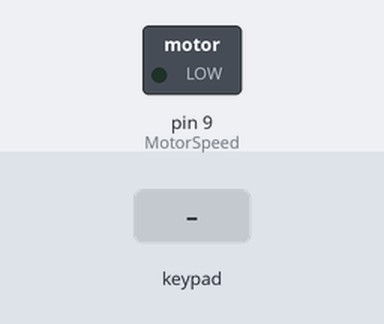
The sketch below on a simulated Arduino Uno, built with avr-gcc and run on an emulated ATmega328P. Shown: switched loads named in the sketch (green lamp = pin HIGH). Inputs (shaded band) come from the test bench.

Above: at 1.5 s.
1.6 s: key 'U' pressed
At 1.81 s:
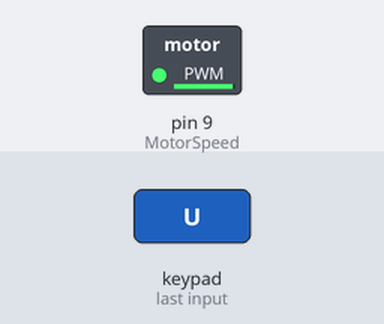
3.5 s: key 'D' pressed
At 5.1 s:
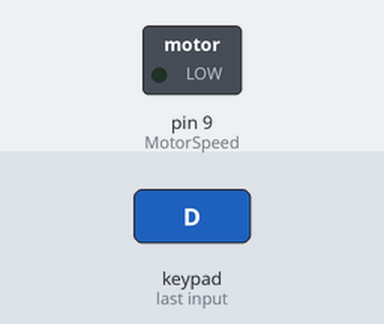
Timing chart, 0 to 6.6 s (numbered marks = the images above; inputs shaded):
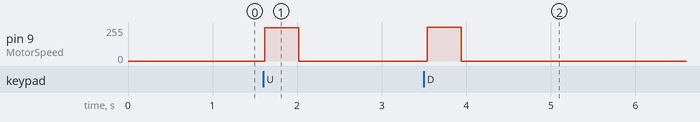

The sketch:

Mobile_Robot_PS_2_V2.ino
```cpp
  #include <PS2X_lib.h>

  PS2X ps2x; // create PS2 Controller Class

  int error = 0;
  byte type = 0;
  byte vibrate = 0;


//=== Defines Pins Numbers ====
                //Driver Motor 1 1
                #define IN1_D1 A4
                #define IN2_D1 A5
                #define IN3_D1 A2
                #define IN4_D1 A3

                //Driver Motor 2 2
                #define IN1_D2 5//5
                #define IN2_D2 6
                #define IN3_D2 7
                #define IN4_D2 8
//======= Control speed =======
                #define MotorSpeed 9
                int motorSpeed=255;

//========= Void Setup ========
  void setup(){
   Serial.begin(57600);
   //error = ps2x.config_gamepad(22,23,24,25, true, true);
   error = ps2x.config_gamepad(13,11,10,12, false, false); //(13clock, 11command, 10attention, 12data, Pressures?, Rumble?)
   delay (300);

            pinMode(IN1_D1,OUTPUT);
            pinMode(IN2_D1,OUTPUT);
            pinMode(IN3_D1,OUTPUT);
            pinMode(IN4_D1,OUTPUT);

            pinMode(IN1_D2,OUTPUT);
            pinMode(IN2_D2,OUTPUT);
            pinMode(IN3_D2,OUTPUT);
            pinMode(IN4_D2,OUTPUT);

            pinMode(MotorSpeed,OUTPUT);

            pinMode(IN1_D1,LOW);
            pinMode(IN2_D1,LOW);
            pinMode(IN3_D1,LOW);
            pinMode(IN4_D1,LOW);

            pinMode(IN1_D2,LOW);
            pinMode(IN2_D2,LOW);
            pinMode(IN3_D2,LOW);
            pinMode(IN4_D2,LOW);
            pinMode(MotorSpeed,0);
   }

//======================================================================================
// ====================================Main loop =======================================
  void loop(){

   if(error == 1)                           //skip loop if no controller found
    return;

   else { //DualShock Controller

       ps2x.read_gamepad(false, vibrate);   // disable vibration of the controller

//============================= Left JoyStick ==============================

      int nJoyL = ps2x.Analog(PSS_LX); // read left stick
      int NJoyL = ps2x.Analog(PSS_LY); // read  left stick
      NJoyL = map(NJoyL, 128, 0, 0, 1023);
      nJoyL = map(nJoyL, 128, 0, 0, 1023);
      int nJoyR = ps2x.Analog(PSS_RX); // read left stick
      int NJoyR = ps2x.Analog(PSS_RY); // read  left stick
      NJoyR = map(NJoyR, 128, 0, 0, 1023);
      nJoyR = map(nJoyR, 128, 0, 0, 1023);
              if(ps2x.Button(PSB_L3))  {stop_backward();}
              else if(NJoyL>0){forward();Serial.println(NJoyL);}
              else if(NJoyL<0){backward();}
              else if(nJoyL<0){right();}
              else if(nJoyL>0){left();}
//============================ Right JoyStick ==============================
              else if(NJoyR>0){motorSpeed = 120;forward();}
              else if(NJoyR<0){motorSpeed = 120;backward();}
              else if(nJoyR<0){motorSpeed = 120;right();}
              else if(nJoyR>0){motorSpeed = 120;left();}
//==========================================================================

//===========================================Button LEFT =============================================
      else if(ps2x.Button(PSB_PAD_UP))    {forward();}
      else if(ps2x.Button(PSB_PAD_DOWN))  {backward();}
      else if(ps2x.Button(PSB_PAD_RIGHT)) {right();}
      else if(ps2x.Button(PSB_PAD_LEFT))  {left();}

      else if(ps2x.ButtonReleased(PSB_PAD_RIGHT)){stop_all();}
      else if(ps2x.ButtonReleased(PSB_PAD_DOWN)) {stop_all();}
      else if(ps2x.ButtonReleased(PSB_PAD_LEFT)) {stop_all();}
      else if(ps2x.ButtonReleased(PSB_PAD_UP))   {stop_all();}

//=======================================Button Right=======================================================
      else if(ps2x.Button(PSB_GREEN)) {forward();}
      else if(ps2x.Button(PSB_PINK))  {circle();}
      else if(ps2x.Button(PSB_RED))   {circle();}
      else if(ps2x.Button(PSB_BLUE))  {right_L();}

      //if(ps2x.ButtonReleased(PSB_GREEN)){stop_all();}
      else if(ps2x.ButtonReleased(PSB_RED))  {stop_all();}
      else if(ps2x.ButtonReleased(PSB_PINK)) {stop_all();}
      else if(ps2x.ButtonReleased(PSB_BLUE)) {stop_all();}


//======================================= L1 L2 R1 R2 ===============================================
      else if(ps2x.Button(PSB_L1))  {top_left();}
      else if(ps2x.Button(PSB_R1))  {top_right();}
      else if(ps2x.Button(PSB_R2))  {bottom_right();}
      else if(ps2x.Button(PSB_L2))  {bottom_left();}
      else if(ps2x.Button(PSB_R3))  {stop_backward();}


      else if(ps2x.ButtonReleased(PSB_L1)) {stop_all();}
      else if(ps2x.ButtonReleased(PSB_R1)) {stop_all();}
      else if(ps2x.ButtonReleased(PSB_R2)) {stop_all();}
      else if(ps2x.ButtonReleased(PSB_L2)) {stop_all();}
      else if(ps2x.ButtonReleased(PSB_R3)) {stop_all();}
      else if(ps2x.ButtonReleased(PSB_L3)) {stop_all();}
      else {stop_all();}


//=====================================================================================================
   delay(50);
   }
  }
//=========================================== END LOOP ================================================

void forward(){
      analogWrite(MotorSpeed,250);
      //MOTOR 1
      digitalWrite(IN1_D1,0);
      digitalWrite(IN2_D1,1);
      //MOTRO 2
      digitalWrite(IN3_D1,0);
      digitalWrite(IN4_D1,1);

      //MOTOR 3
      digitalWrite(IN1_D2,0);
      digitalWrite(IN2_D2,1);
      //M0TOR 4
      digitalWrite(IN3_D2,0);
      digitalWrite(IN4_D2,1);
}
void backward(){
      analogWrite(MotorSpeed,motorSpeed);
      //MOTOR 1
      digitalWrite(IN1_D1,1);
      digitalWrite(IN2_D1,0);
      //MOTRO 2
      digitalWrite(IN3_D1,1);
      digitalWrite(IN4_D1,0);
      analogWrite(MotorSpeed,motorSpeed);
      //MOTOR 3
      digitalWrite(IN1_D2,1);
      digitalWrite(IN2_D2,0);
      //M0TOR 4
      digitalWrite(IN3_D2,1);
      digitalWrite(IN4_D2,0);
}
void left(){
      analogWrite(MotorSpeed,motorSpeed);
      //MOTOR 1
      digitalWrite(IN1_D1,1);
      digitalWrite(IN2_D1,0);
      //MOTRO 2
      digitalWrite(IN3_D1,0);
      digitalWrite(IN4_D1,1);

      //MOTOR 3
      digitalWrite(IN1_D2,1);
      digitalWrite(IN2_D2,0);
      //M0TOR 4
      digitalWrite(IN3_D2,0);
      digitalWrite(IN4_D2,1);
}
void right(){
      analogWrite(MotorSpeed,motorSpeed);
      //MOTOR 1
      digitalWrite(IN1_D1,0);
      digitalWrite(IN2_D1,1);
      //MOTRO 2
      digitalWrite(IN3_D1,1);
      digitalWrite(IN4_D1,0);

      //MOTOR 3
      digitalWrite(IN1_D2,0);
      digitalWrite(IN2_D2,1);
      //M0TOR 4
      digitalWrite(IN3_D2,1);
      digitalWrite(IN4_D2,0);
}
void circle(){
      analogWrite(MotorSpeed,motorSpeed);
      //MOTOR 1
      digitalWrite(IN1_D1,0);
      digitalWrite(IN2_D1,1);
      //MOTRO 2
      digitalWrite(IN3_D1,1);
      digitalWrite(IN4_D1,0);

      //MOTOR 3
      digitalWrite(IN1_D2,1);
      digitalWrite(IN2_D2,0);
      //M0TOR 4
      digitalWrite(IN3_D2,0);
      digitalWrite(IN4_D2,1);
}
void top_right(){
      analogWrite(MotorSpeed,motorSpeed);
      //MOTOR 1
      digitalWrite(IN1_D1,0);
      digitalWrite(IN2_D1,1);

      //MOTOR 3
      digitalWrite(IN1_D2,0);
      digitalWrite(IN2_D2,1);
}
void top_left(){
      analogWrite(MotorSpeed,motorSpeed);
      //MOTRO 2
      digitalWrite(IN3_D1,0);
      digitalWrite(IN4_D1,1);

      //M0TOR 4
      digitalWrite(IN3_D2,0);
      digitalWrite(IN4_D2,1);
}
void bottom_left(){
      analogWrite(MotorSpeed,motorSpeed);
      //MOTOR 1
      digitalWrite(IN1_D1,1);
      digitalWrite(IN2_D1,0);

      //MOTOR 3
      digitalWrite(IN1_D2,1);
      digitalWrite(IN2_D2,0);
}
void bottom_right(){
      analogWrite(MotorSpeed,motorSpeed);
      //MOTRO 2
      digitalWrite(IN3_D1,1);
      digitalWrite(IN4_D1,0);

      //M0TOR 4
      digitalWrite(IN3_D2,1);
      digitalWrite(IN4_D2,0);
}
void stop_backward(){
      analogWrite(MotorSpeed,motorSpeed);

      //MOTRO 2
      digitalWrite(IN3_D1,0);
      digitalWrite(IN4_D1,1);

      //MOTOR 3
      digitalWrite(IN1_D2,0);
      digitalWrite(IN2_D2,1);
      //M0TOR 4
      digitalWrite(IN3_D2,1);
      digitalWrite(IN4_D2,0);
}
void right_L(){
      analogWrite(MotorSpeed,motorSpeed);
      //MOTOR 3
      digitalWrite(IN1_D2,1);
      digitalWrite(IN2_D2,0);
      //M0TOR 4
      digitalWrite(IN3_D2,0);
      digitalWrite(IN4_D2,1);
}
void stop_all(){
      analogWrite(MotorSpeed,0);
      digitalWrite(IN1_D1,0);
      digitalWrite(IN2_D1,0);
      digitalWrite(IN3_D1,0);
      digitalWrite(IN4_D1,0);
      analogWrite(MotorSpeed,0);
      digitalWrite(IN1_D2,0);
      digitalWrite(IN2_D2,0);
      digitalWrite(IN3_D2,0);
      digitalWrite(IN4_D2,0);
}
```

Measured:
- after the input at 1.6 s, pin 9 (MotorSpeed): 0/255 → 250/255 at once, → 0/255 0.40 s later
- after the input at 3.5 s, pin 9 (MotorSpeed): 0/255 → 255/255 at once, → 0/255 0.40 s later
